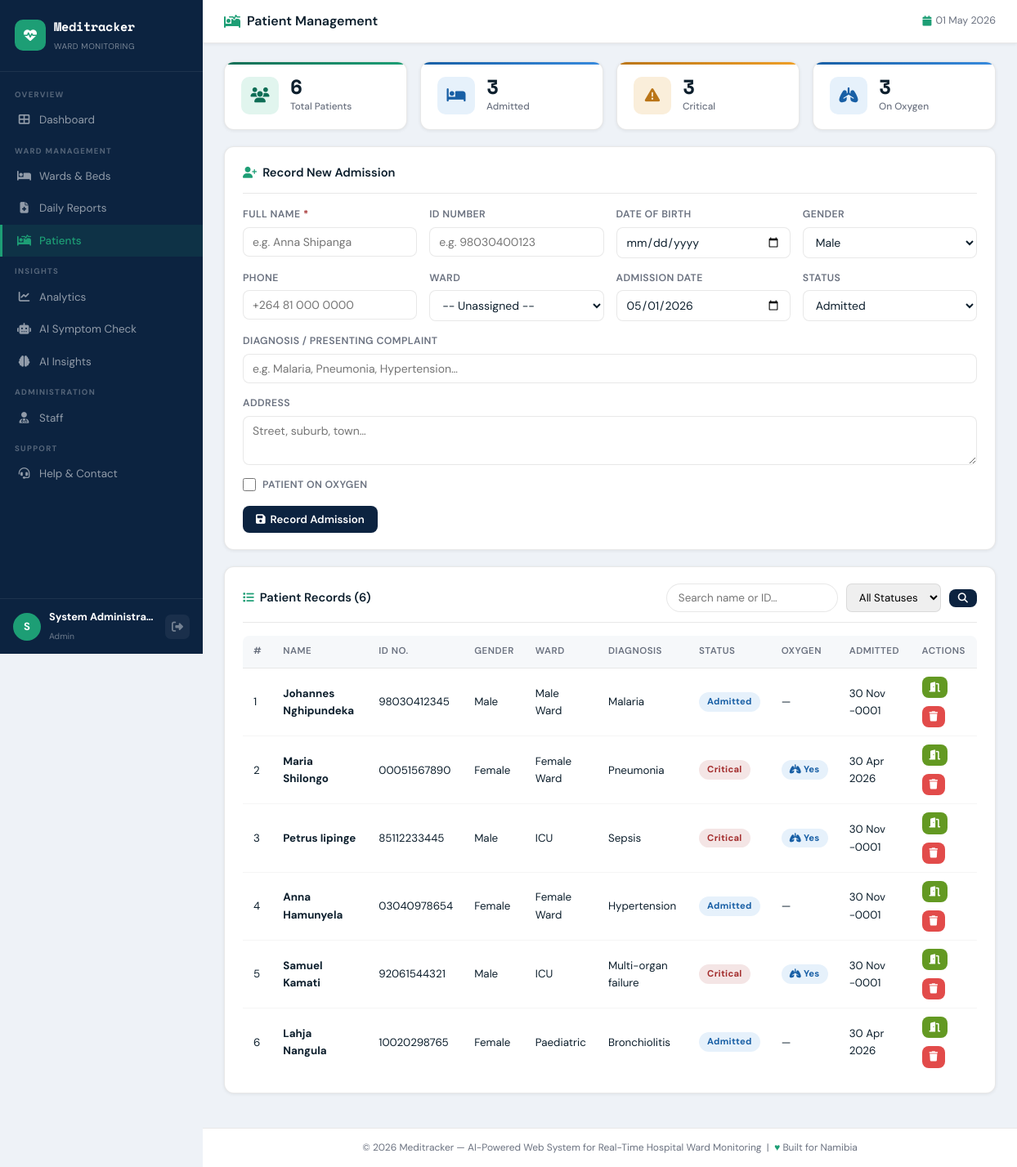
Screenshot of /modules/patients.php (signed in) with the database file from the repository.
### tables this page shows
CREATE TABLE `patients` (
  `id`              INT AUTO_INCREMENT PRIMARY KEY,
  `full_name`       VARCHAR(150) NOT NULL,
  `id_number`       VARCHAR(50),
  `date_of_birth`   DATE,
  `gender`          ENUM('Male','Female','Other'),
  `phone`           VARCHAR(20),
  `address`         TEXT,
  `ward_id`         INT,
  `admission_date`  DATE,
  `status`          ENUM('Admitted','Discharged','Critical','Deceased') DEFAULT 'Admitted',
  `on_oxygen`       TINYINT(1) DEFAULT 0,
  `diagnosis`       TEXT,
  `created_at`      TIMESTAMP DEFAULT CURRENT_TIMESTAMP,
  FOREIGN KEY (`ward_id`) REFERENCES `wards`(`id`) ON DELETE SET NULL
);

CREATE TABLE `wards` (
  `id`            INT AUTO_INCREMENT PRIMARY KEY,
  `ward_name`     VARCHAR(100) NOT NULL,
  `total_beds`    INT DEFAULT 0,
  `occupied_beds` INT DEFAULT 0,
  `ward_type`     ENUM('general','icu','maternity','paediatric','surgical','tb','other') DEFAULT 'general',
  `created_at`    TIMESTAMP DEFAULT CURRENT_TIMESTAMP
);

### includes/config.php (called while the page is built, shortened)
<?php
function clean(mysqli $conn, string $data): string {
    return $conn->real_escape_string(htmlspecialchars(strip_tags(trim($data))));
}

### modules/patients.php (the view, shortened to what this page needs)
<?php
require_once '../includes/config.php';
$search = clean($conn, $_GET['search'] ?? '');
$sql = "SELECT p.*, w.ward_name FROM patients p LEFT JOIN wards w ON p.ward_id=w.id WHERE 1=1";
$sql .= " ORDER BY p.created_at DESC";
$patients = $conn->query($sql);
$totalPat  = (int)$conn->query("SELECT COUNT(*) FROM patients")->fetch_row()[0];
$admitted  = (int)$conn->query("SELECT COUNT(*) FROM patients WHERE status='Admitted'")->fetch_row()[0];
$critical  = (int)$conn->query("SELECT COUNT(*) FROM patients WHERE status='Critical'")->fetch_row()[0];
$onOxy     = (int)$conn->query("SELECT COUNT(*) FROM patients WHERE on_oxygen=1 AND status IN ('Admitted','Critical')")->fetch_row()[0];
?>
<?php include '../includes/header.php'; ?>
<div class="topbar">
  <div class="topbar-title"><i class="fas fa-procedures"></i> Patient Management</div>
  <div class="topbar-date"><i class="fas fa-calendar"></i> <?= date('d M Y') ?></div>
</div>
<div class="page-body">
<div class="stats-grid" style="grid-template-columns:repeat(4,1fr);">
  <div class="stat-card teal"> <div class="stat-icon"><i class="fas fa-users"></i></div>        <div class="stat-info"><h3><?= $totalPat ?></h3><p>Total Patients</p></div></div>
  <div class="stat-card blue"> <div class="stat-icon"><i class="fas fa-bed"></i></div>           <div class="stat-info"><h3><?= $admitted ?></h3><p>Admitted</p></div></div>
  <div class="stat-card amber"><div class="stat-icon"><i class="fas fa-exclamation-triangle"></i></div><div class="stat-info"><h3><?= $critical ?></h3><p>Critical</p></div></div>
  <div class="stat-card blue"> <div class="stat-icon"><i class="fas fa-lungs"></i></div>         <div class="stat-info"><h3><?= $onOxy ?></h3><p>On Oxygen</p></div></div>
</div>
<div class="card">
  <div class="card-header"><div class="card-title"><i class="fas fa-user-plus"></i> Record New Admission</div></div>
  <form method="POST">
    <div class="form-grid">
      <div class="form-group">
        <label>Full Name <span style="color:var(--red)">*</span></label>
        <input type="text" name="full_name" placeholder="e.g. Anna Shipanga" required>
      </div>
      <div class="form-group">
        <label>ID Number</label>
        <input type="text" name="id_number" placeholder="e.g. 98030400123">
      </div>
      <div class="form-group">
        <label>Date of Birth</label>
        <input type="date" name="date_of_birth">
      </div>
      <div class="form-group">
        <label>Gender</label>
        <select name="gender"><option>Male</option><option>Female</option><option>Other</option></select>
      </div>
      <div class="form-group">
        <label>Phone</label>
        <input type="tel" name="phone" placeholder="+264 81 000 0000">
      </div>
      <div class="form-group">
        <label>Ward</label>
        <select name="ward_id">
          <option value="">-- Unassigned --</option>
        </select>
      </div>
      <div class="form-group">
        <label>Admission Date</label>
        <input type="date" name="admission_date" value="<?= date('Y-m-d') ?>">
      </div>
      <div class="form-group">
        <label>Status</label>
        <select name="status">
          <option value="Admitted">Admitted</option>
        </select>
      </div>
      <div class="form-group" style="grid-column:1/-1;">
        <label>Diagnosis / Presenting Complaint</label>
        <input type="text" name="diagnosis" placeholder="e.g. Malaria, Pneumonia, Hypertension…">
      </div>
      <div class="form-group" style="grid-column:1/-1;">
        <label>Address</label>
        <textarea name="address" placeholder="Street, suburb, town…" style="min-height:60px;"></textarea>
      </div>
      <div class="form-group">
        <label style="display:flex;align-items:center;gap:8px;cursor:pointer;">
          <input type="checkbox" name="on_oxygen" value="1" style="width:16px;height:16px;accent-color:var(--teal-mid);">
          Patient on Oxygen
        </label>
      </div>
    </div>
    <div class="mt-2"><button type="submit" class="btn btn-primary"><i class="fas fa-save"></i> Record Admission</button></div>
  </form>
</div>
<div class="card">
  <div class="card-header">
    <div class="card-title"><i class="fas fa-list"></i> Patient Records (<?= $patients->num_rows ?>)</div>
    <form method="GET" class="flex-gap">
      <input type="text" name="search" class="search-bar" placeholder="Search name or ID…" value="<?= htmlspecialchars($search) ?>">
      <select name="filter" style="padding:7px 11px;border-radius:7px;border:1.5px solid var(--border);font-size:0.83rem;font-family:inherit;" onchange="this.form.submit()">
        <option value="">All Statuses</option>
      </select>
      <button type="submit" class="btn btn-primary btn-sm"><i class="fas fa-search"></i></button>
    </form>
  </div>
  <div class="table-responsive">
    <table>
      <thead>
        <tr><th>#</th><th>Name</th><th>ID No.</th><th>Gender</th><th>Ward</th><th>Diagnosis</th><th>Status</th><th>Oxygen</th><th>Admitted</th><th>Actions</th></tr>
      </thead>
      <tbody>
      <?php if ($patients->num_rows > 0): while ($p = $patients->fetch_assoc()):
        $sbadge = match($p['status']) { 'Critical'=>'badge-danger','Discharged'=>'badge-success','Deceased'=>'badge-navy', default=>'badge-info' };
      ?>
        <tr>
          <td><?= $p['id'] ?></td>
          <td><strong><?= htmlspecialchars($p['full_name']) ?></strong></td>
          <td><?= htmlspecialchars($p['id_number'] ?? '—') ?></td>
          <td><?= $p['gender'] ?></td>
          <td><?= htmlspecialchars($p['ward_name'] ?? '—') ?></td>
          <td><?= htmlspecialchars($p['diagnosis'] ?? '—') ?></td>
          <td><span class="badge <?= $sbadge ?>"><?= $p['status'] ?></span></td>
          <td><?= $p['on_oxygen'] ? '<span class="badge badge-info"><i class="fas fa-lungs"></i> Yes</span>' : '—' ?></td>
          <td><?= $p['admission_date'] ? date('d M Y', strtotime($p['admission_date'])) : '—' ?></td>
          <td>
            <div class="flex-gap">
              <?php if ($p['status']==='Admitted'||$p['status']==='Critical'): ?>
              <a href="?discharge=<?= $p['id'] ?>" class="btn btn-success btn-sm btn-icon" title="Discharge" onclick="return confirm('Discharge this patient?')"><i class="fas fa-door-open"></i></a>
              <?php endif; ?>
              <a href="?delete=<?= $p['id'] ?>" class="btn btn-danger btn-sm btn-icon" title="Delete" onclick="return confirm('Delete patient record?')"><i class="fas fa-trash"></i></a>
            </div>
          </td>
        </tr>
      <?php endwhile; else: ?>
        <tr><td colspan="10"><div class="empty-state"><i class="fas fa-procedures"></i><h3>No patients found</h3><p>Register a patient using the form above.</p></div></td></tr>
      <?php endif; ?>
      </tbody>
    </table>
  </div>
</div>
</div>
<?php include '../includes/footer.php'; ?>

### rows the page displays
patients: id "1", full_name "Johannes Nghipundeka", id_number "98030412345", gender "Male", ward.ward_name "Male Ward", diagnosis "Malaria", status "Admitted", admission_date "30 Nov -0001"
patients: id "2", full_name "Maria Shilongo", id_number "00051567890", gender "Female", ward.ward_name "Female Ward", diagnosis "Pneumonia", status "Critical", on_oxygen 1 (drawn), admission_date "30 Apr 2026"
patients: id "3", full_name "Petrus Iipinge", id_number "85112233445", gender "Male", ward.ward_name "ICU", diagnosis "Sepsis", status "Critical", on_oxygen 1 (drawn), admission_date "30 Nov -0001"
patients: id "4", full_name "Anna Hamunyela", id_number "03040978654", gender "Female", ward.ward_name "Female Ward", diagnosis "Hypertension", status "Admitted", admission_date "30 Nov -0001"
patients: id "5", full_name "Samuel Kamati", id_number "92061544321", gender "Male", ward.ward_name "ICU", diagnosis "Multi-organ failure", status "Critical", on_oxygen 1 (drawn), admission_date "30 Nov -0001"
patients: id "6", full_name "Lahja Nangula", id_number "10020298765", gender "Female", ward.ward_name "Paediatric", diagnosis "Bronchiolitis", status "Admitted", admission_date "30 Apr 2026"

### other values shown
$label "Dashboard Wards & Beds Daily Reports Patients Analytics AI Symptom Check AI Insights Staff Help & Contact"
$initials "S"
$_SESSION['full_name'] "System Administra…"
$role "Admin"
$totalPat "6"
$admitted "3"
$critical "3"
$onOxy "3"
$patients->num_rows "6"
